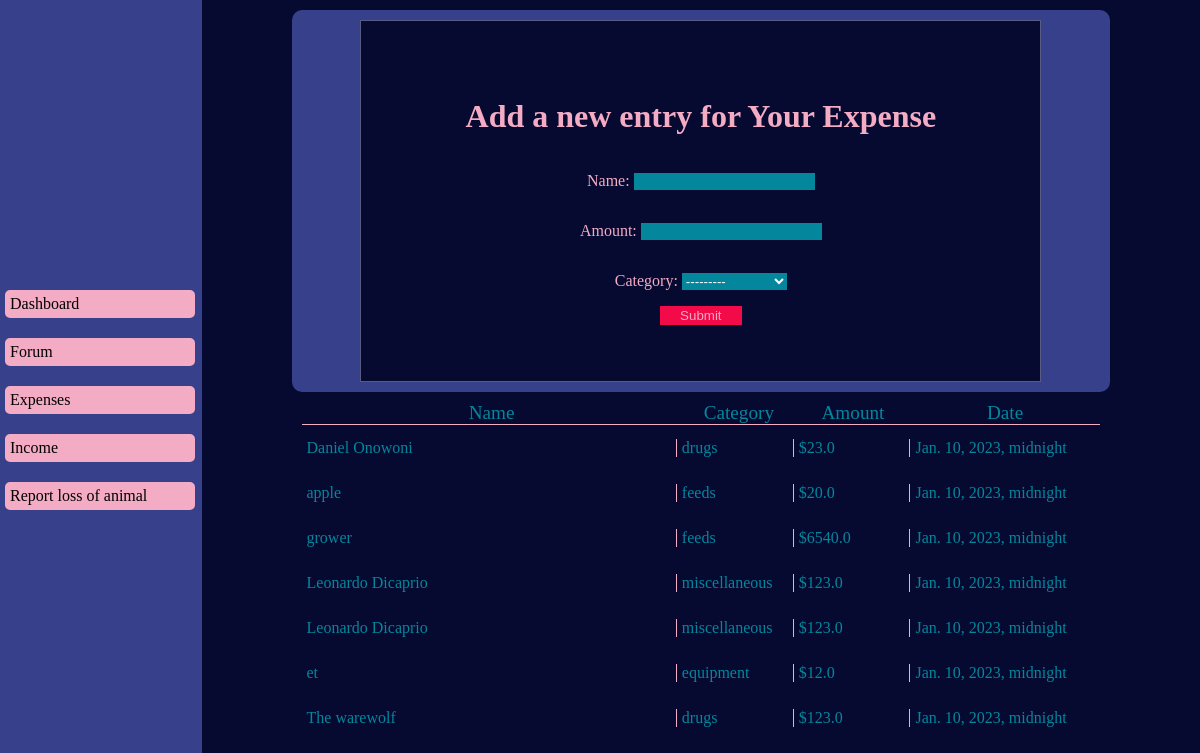
The app's page /expense/ (signed in) with its own data.
### base_app/models.py (models this page shows)
class Expenses(models.Model):
    name = models.CharField(max_length=30)
    amount = models.FloatField()
    category = models.CharField(max_length=14, choices=EXPENSE_CHOICES)
    date= models.DateTimeField(auto_now_add=True)
    owner_id = models.ForeignKey(CustomUser, on_delete=models.CASCADE)

### base_app/decorators.py (the view)
        def wrapper_func(request,*args, **kwargs):
            group = None
            if request.user.groups.exists():
                group = request.user.groups.all()[0].name
            if group in allowed_users:
                return view_func(request,*args, **kwargs)
            else:
                return redirect('Pro')

### base_app/forms.py
class ExpenseForm(forms.ModelForm):
    class Meta:
        model = Expenses
        exclude = ["owner_id"]
        fields = "__all__"

### base_app/views.py (called while the page is built, shortened)
@login_required
@allowed_users(allowed_users=["Paid"])
def expenses(request):
    content = {}
    expenses = Expenses.objects.filter(owner_id = request.user).all().order_by('-date')
    form = ExpenseForm()
    content["title"] = "Expense"
    content["data"] = expenses
    content["form"] = form
    return render(request, "views_temp/single_form_template.html", content)

### templates/views_temp/single_form_template.html (shortened to what this page needs)
{% extends 'views_temp/base.html' %}
{% load cache %}
{% block content %}
    <div class="single-temp">
        <div class="single-form-container">
            <form action = "" method = "post" class="single-form">
                <legend><h1>Add a new entry for Your {{ title }}</h1></legend>
                {{ form.as_p }}
                <input type="submit" value="Submit">
            </form>
        </div>
        {% if dead_data %}
            <div class="data-info">
                <div class="single-temp-header-container">
                    <p>Number Of Dead Animals</p>
                    <p>Animal</p>
                    <p>Amount Bought</p>
                    <p>Date</p>
                </div>
                {% for data in dead_data %}
                    <div class='data-info-card'>
                        <span>{{data.0}}</span>
                        <span>{{data.1}}</span>
                        <span>$ {{data.2}}</span>
                        <span>{{data.3}}</span>
                    </div>
                {% endfor %}
            </div>
        {% elif title == "Death of an animal"%}
        {% else %}
        <div class="data-info">
            <div class="single-temp-header-container">
                <p>Name</p>
                <p>Category</p>
                <p>Amount</p>
                <p>Date</p>
            </div>
            {% for data in data %}
                <div class="data-info-card">
                    <span>{{ data.name}}</span>
                    <span>{{ data.category}}</span>
                    <span>${{ data.amount}}</span>
                    <span>{{ data.date}}</span>
                </div>
            {% endfor %}
        </div>
        {% endif %}
    </div>
{% endblock content %}

### templates/views_temp/base.html (shortened to what this page needs)
{% load static %}
<!DOCTYPE html>
<html lang="en">
<head>
    <link rel="stylesheet" href="{% static 'views/main.css' %}">
    <link rel="stylesheet" href="{% static 'views/forum.css' %}">
    <link rel="stylesheet" href="{% static 'views/single_temp.css' %}">
    <link rel="stylesheet" href="{% static 'views/upgradeToPro.css' %}">
</head>
<body>
    <div class="base-container">
        <div class="base-left" id="sidebar">
            <div class="base-left-links">
                <a href="{% url 'dashboard' %}"><div>Dashboard</div></a>
                <a href="{% url 'Forum' %}"><div>Forum</div></a>
                <a href="{% url 'expense' %}"><div>Expenses</div></a>
                <a href="{% url 'income' %}"><div>Income</div></a>
                <a href="{% url 'dead page' %}"><div>Report loss of animal</div></a>
            </div>
        </div>
            {% block content %}{% endblock content %}
    </div>
</body>
</html>

### static/views/main.css (style rules this page uses)
:root { --blue:#6977E6; --opacity-blue:#37408b; --white: #ffffff; --teal:#04879C; --red:#F30A49; --pink:#F4ABC4; --navy: #595B83; --light-dark-blue:#333456; --dark-blue:#060930; }
html, body { margin: 0; padding: 0; }
body { background-color:var(--dark-blue); }
.base-container { display: flex; }
.base-left { background-color:var(--opacity-blue); width: 20%; min-height: 100vh; padding-right: 2px; z-index: 3; }
.base-left-links { position: sticky; top: 50%; transform: translateY(-50%); margin: auto 0; }
.base-left-links div { margin-bottom: 10px; border: 5px solid var(--opacity-blue); padding: 5px; background-color: var(--pink); border-radius: 10px; transition: 1s all; }
.base-left-links a { color: black; text-decoration: none; }

### static/views/forum.css (style rules this page uses)
:root { --blue:#37408b; --white: #ffffff; --teal:#04879C; --red:#F30A49; --pink:#F4ABC4; --navy: #595B83; --light-dark-blue:#333456; --dark-blue:#060930; }

### static/views/single_temp.css (style rules this page uses)
:root { --blue:#37408b; --white: #ffffff; --teal:#04879C; --red:#F30A49; --pink:#F4ABC4; --navy: #595B83; --light-dark-blue:#333456; --dark-blue:#060930; }
.single-temp { width: 100%; }
.single-form-container { background-color: var(--blue); padding: 10px; width: 80%; margin: 10px auto; border-radius: 10px; }
.single-form { border: 1px solid var(--navy); background-color: var(--dark-blue); width: 80%; margin: 0 auto; padding: 20px; min-height: 40vh; display: flex; flex-direction: column; justify-content: center; align-items: center; color: var(--pink); }
.single-form label { width: 200px; }
.single-form > p > input { background-color: var(--teal); border: none; }
.single-form > p > select { background-color: var(--teal); color: var(--white); border: none; }
.single-form > input { background-color: var(--red); border: none; color: var(--pink); padding: 2px 20px; }
.data-info { color: var(--teal); width: 80%; margin: 0 auto; }
.single-temp-header-container { display: flex; justify-content: space-evenly; }
.single-temp-header-container p { border-bottom: 1px solid var(--pink); font-size: larger; text-align: center; margin: 0; }
.single-temp-header-container p:first-child { flex: 1; }
.single-temp-header-container p:nth-child(2) { flex: 0.3; }
.single-temp-header-container p:nth-child(3) { flex: 0.3; }
.single-temp-header-container p:last-child { flex: 0.5; }
.data-info-card { display: flex; justify-content: space-between; align-items: center; text-align: left; height: 45px; }
.data-info-card span { border-right: var(--pink) solid 1px; margin-left: 5px; }
.data-info-card span:first-child { flex: 1; }
.data-info-card span:nth-child(2) { flex: 0.3; }
.data-info-card span:nth-child(3) { flex: 0.3; }
.data-info-card span:last-child { flex: 0.5; border: none; }

### records on screen
Expenses: name "Daniel Onowoni", category "drugs", amount "23.0", date "Jan. 10, 2023, midnight"
Expenses: name "apple", category "feeds", amount "20.0", date "Jan. 10, 2023, midnight"
Expenses: name "grower", category "feeds", amount "6540.0", date "Jan. 10, 2023, midnight"
Expenses: name "Leonardo Dicaprio", category "miscellaneous", amount "123.0", date "Jan. 10, 2023, midnight"
Expenses: name "Leonardo Dicaprio", category "miscellaneous", amount "123.0", date "Jan. 10, 2023, midnight"
Expenses: name "et", category "equipment", amount "12.0", date "Jan. 10, 2023, midnight"
Expenses: name "The warewolf", category "drugs", amount "123.0", date "Jan. 10, 2023, midnight"

### other values on screen
{{ title }} "Expense"
